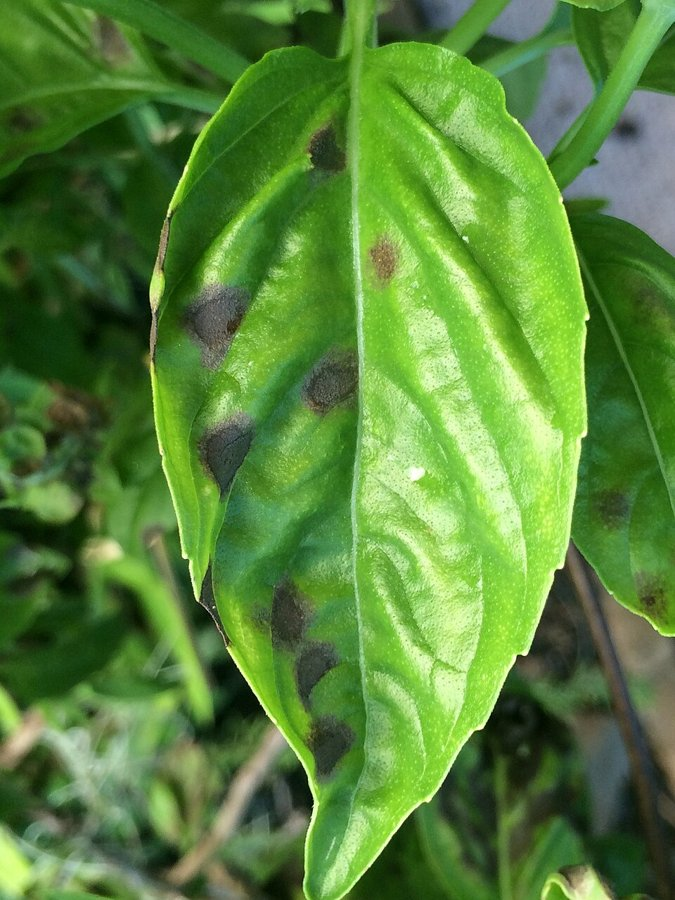
#> input picture sample_images/basil-leaf-spot.jpg, 675 x 900 px
$ python -i segment.py   (imports and definitions only)
#> lines starting #> are read from the running program, lines starting #| are printed output that depends on the picture; after the words box and inside, x2 and y2 are one past the last pixel; in counts of white or black regions, pixels touching at a corner belong together
#> further down, picture is the input picture: shape (900, 675, 3); mean B, G, R 58, 131.5, 87.4
"""Separate the main leaf region from the background."""

from __future__ import annotations

from dataclasses import dataclass

import cv2
import numpy as np

from src.config import (
    GREEN_HUE_HIGH,
    GREEN_HUE_LOW,
    GREEN_SAT_MIN,
    GREEN_VAL_MIN,
    MIN_CONTOUR_AREA,
    MIN_LEAF_AREA_RATIO,
    YELLOW_HUE_HIGH,
    YELLOW_HUE_LOW,
    YELLOW_SAT_MIN,
    YELLOW_VAL_MIN,
)


@dataclass
class LeafMask:
    mask: np.ndarray
    found: bool
    multiple_regions: bool
    area_ratio: float


def _excess_green(image: np.ndarray) -> np.ndarray:
    blue, green, red = cv2.split(image.astype(np.int16))
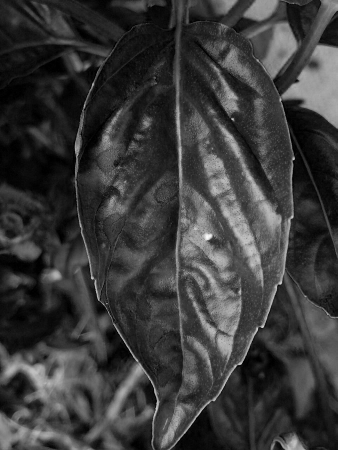
#> blue: shape (900, 675) int16 (shown at 1/2 size); min 0, max 252, mean 58
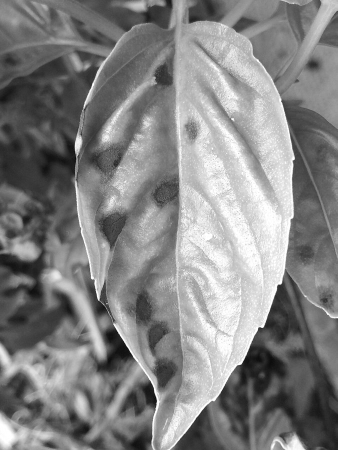
#> green: shape (900, 675) int16 (shown at 1/2 size); min 4, max 255, mean 131.5
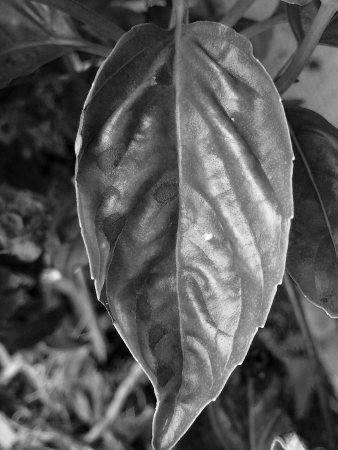
#> red: shape (900, 675) int16 (shown at 1/2 size); min 0, max 255, mean 87.4
    excess = 2 * green - red - blue
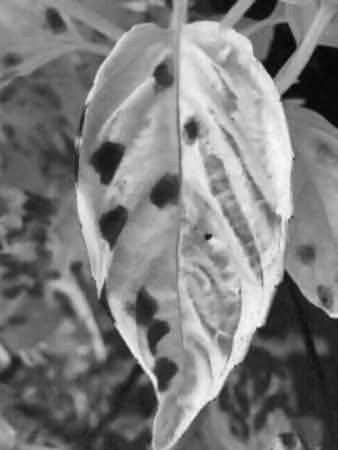
#> excess: shape (900, 675) int16 (shown at 1/2 size); min -21, max 262, mean 117.5; drawn with min black and max white
    excess = np.clip(excess, 0, None)
    if int(excess.max()) == 0:
        return np.zeros(image.shape[:2], dtype=np.uint8)
    scaled = cv2.normalize(excess, None, 0, 255, cv2.NORM_MINMAX).astype(np.uint8)
    _, mask = cv2.threshold(scaled, 0, 255, cv2.THRESH_BINARY + cv2.THRESH_OTSU)
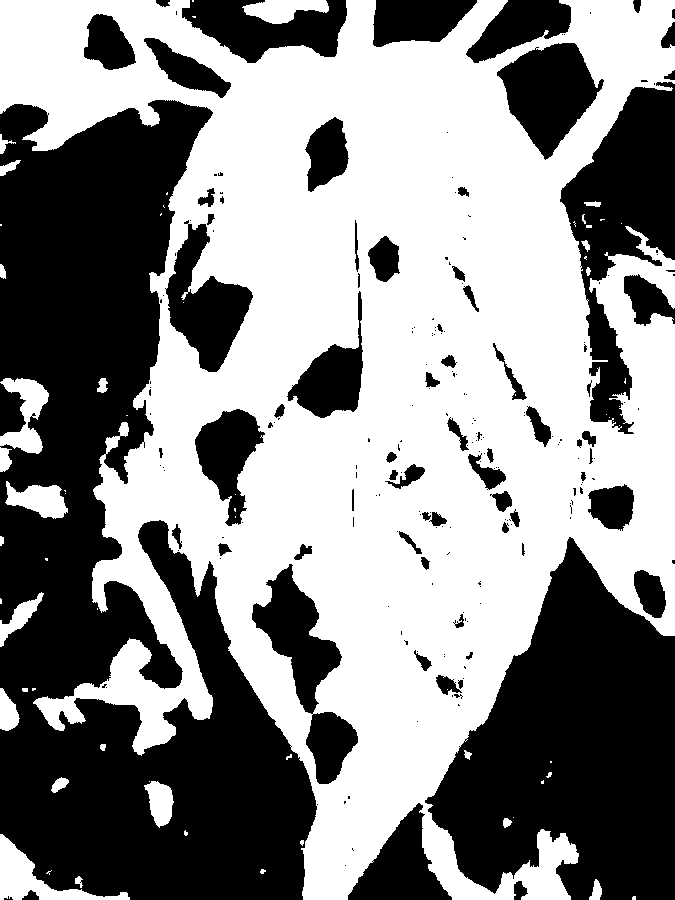
#> mask: shape (900, 675); 54.2% white; 218 black regions (146 under 20 px), largest, box (x1, y1, x2, y2) and area: (0, 100, 317, 900) 137557, (425, 537, 675, 900) 56298, (560, 82, 675, 434) 18289
    return mask


def _vegetation_mask(image: np.ndarray) -> np.ndarray:
    hsv = cv2.cvtColor(image, cv2.COLOR_BGR2HSV)
#> hsv: shape (900, 675, 3); mean H, S, V 50.4, 149.2, 132
    green = cv2.inRange(
        hsv,
        (GREEN_HUE_LOW, GREEN_SAT_MIN, GREEN_VAL_MIN),
        (GREEN_HUE_HIGH, 255, 255),
    )
#> green: shape (900, 675); 93.2% white; 239 black regions (175 under 20 px), largest, box (x1, y1, x2, y2) and area: (565, 91, 675, 255) 9552, (565, 545, 651, 790) 5118, (526, 48, 592, 154) 3649
    yellow = cv2.inRange(
        hsv,
        (YELLOW_HUE_LOW, YELLOW_SAT_MIN, YELLOW_VAL_MIN),
        (YELLOW_HUE_HIGH, 255, 255),
    )
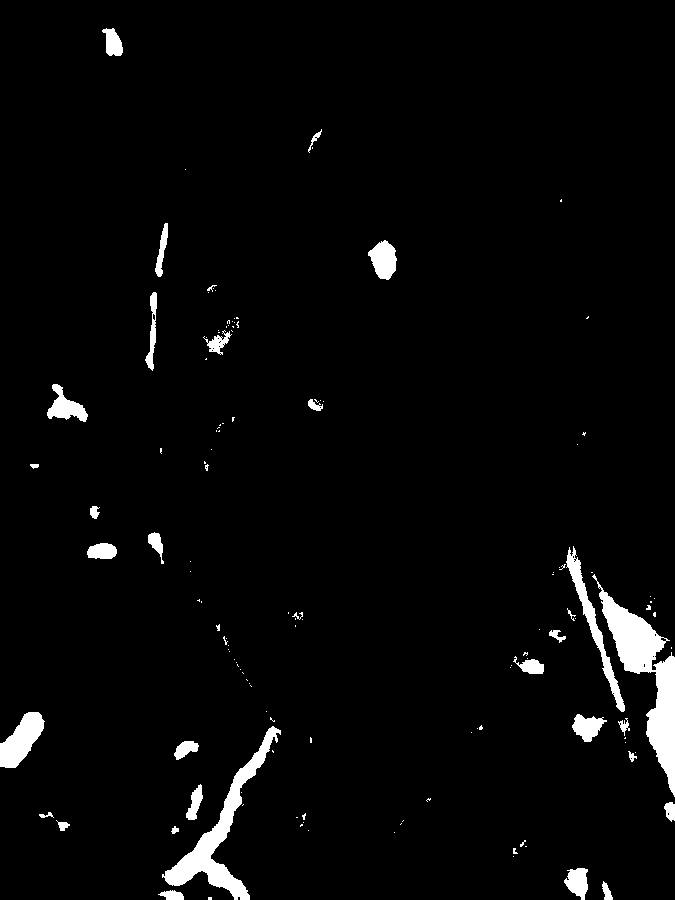
#> yellow: shape (900, 675); 3.1% white; 134 white regions (101 under 20 px), largest, box (x1, y1, x2, y2) and area: (592, 574, 675, 797) 5217, (162, 726, 281, 900) 3732, (566, 546, 625, 712) 1449
    return cv2.bitwise_or(green, yellow)
#> returned value: shape (900, 675); 94.3% white; 236 black regions (181 under 20 px), largest, box (x1, y1, x2, y2) and area: (565, 91, 675, 255) 9552, (526, 48, 592, 154) 3649, (485, 698, 568, 785) 2614


def segment_leaf(image: np.ndarray) -> LeafMask:
    """Keep the largest vegetation region and fill holes inside its outline."""
    combined = cv2.bitwise_or(_excess_green(image), _vegetation_mask(image))
    kernel = cv2.getStructuringElement(cv2.MORPH_ELLIPSE, (7, 7))
    combined = cv2.morphologyEx(combined, cv2.MORPH_CLOSE, kernel, iterations=2)
#> combined: shape (900, 675); 96.1% white; 20 black regions, largest, box (x1, y1, x2, y2) and area: (570, 92, 675, 255) 9390, (532, 48, 592, 150) 3477, (492, 0, 553, 40) 1616
    combined = cv2.morphologyEx(combined, cv2.MORPH_OPEN, kernel, iterations=1)
#> combined: shape (900, 675); 96.1% white; 18 black regions

    contours, _ = cv2.findContours(combined, cv2.RETR_EXTERNAL, cv2.CHAIN_APPROX_SIMPLE)
#> contours = 1 contour; box (x1, y1, x2, y2) and area: (0, 0, 675, 900) 591970
    large = [contour for contour in contours if cv2.contourArea(contour) >= MIN_CONTOUR_AREA]
#> large has the same summary as contours
    empty = np.zeros(image.shape[:2], dtype=np.uint8)
    if not large:
        return LeafMask(empty, False, False, 0.0)

    chosen = max(large, key=cv2.contourArea)
#> chosen = contour of 394 points, box (x1, y1, x2, y2) (0, 0, 675, 900), area 591970
    mask = np.zeros(image.shape[:2], dtype=np.uint8)
    cv2.drawContours(mask, [chosen], -1, 255, thickness=cv2.FILLED)
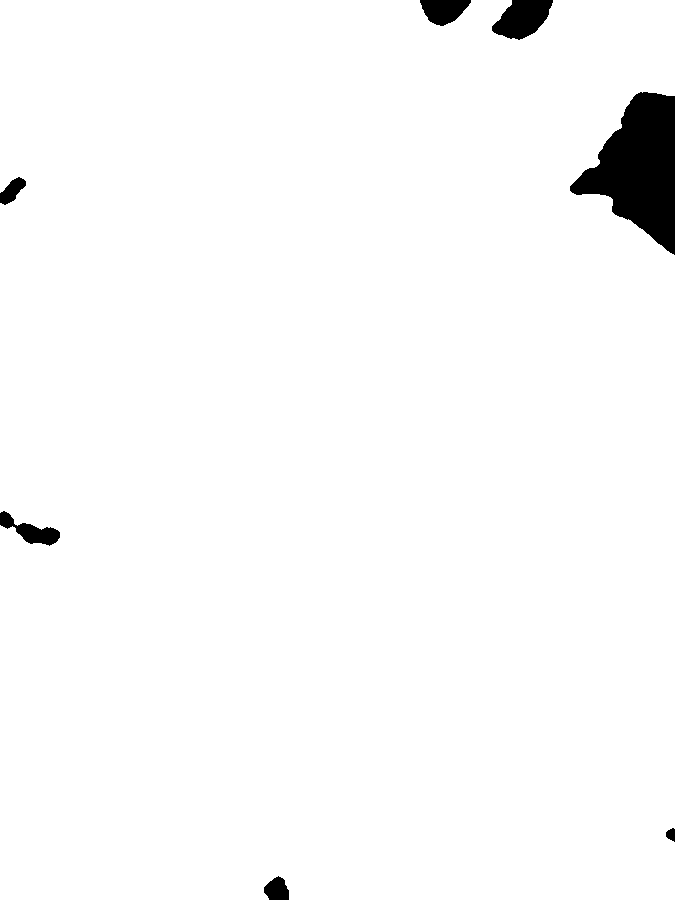
#> mask: shape (900, 675); 97.7% white; 7 black regions, largest, box (x1, y1, x2, y2) and area: (570, 92, 675, 255) 9451, (492, 0, 553, 40) 1619, (420, 0, 471, 26) 914
    area_ratio = float(np.count_nonzero(mask)) / float(mask.size)
#> area_ratio = 0.977
    if area_ratio < MIN_LEAF_AREA_RATIO:
        return LeafMask(empty, False, len(large) > 1, area_ratio)
    return LeafMask(mask, True, len(large) > 1, area_ratio)

>>> import cv2
>>> picture = cv2.imread('../sample_images/basil-leaf-spot.jpg')
>>> result = segment_leaf(picture)

$ run again, on sample_images/pepper-bacterial-leaf-spot.jpg
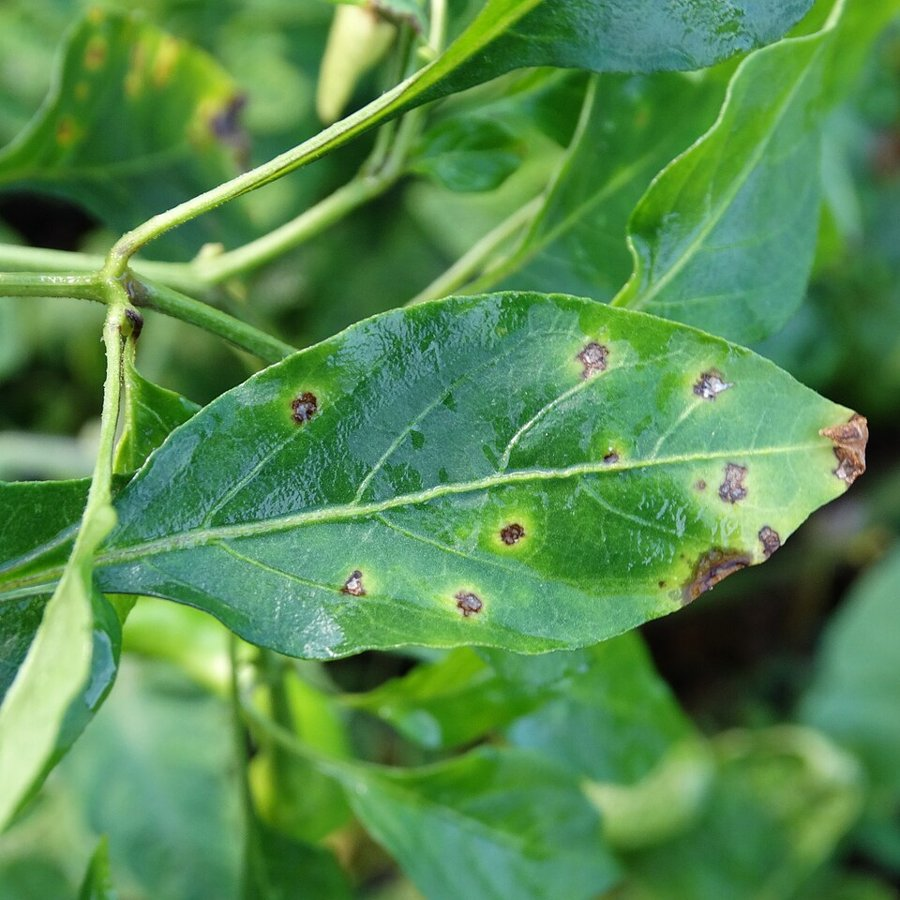
#> input picture sample_images/pepper-bacterial-leaf-spot.jpg, 900 x 900 px
#> picture is the input picture: shape (900, 900, 3); mean B, G, R 79.7, 139.7, 86.4
#> in _excess_green, `_, mask = cv2.threshold(scaled, 0, 255, cv2.THRESH_BINARY + cv2.THRESH..`:
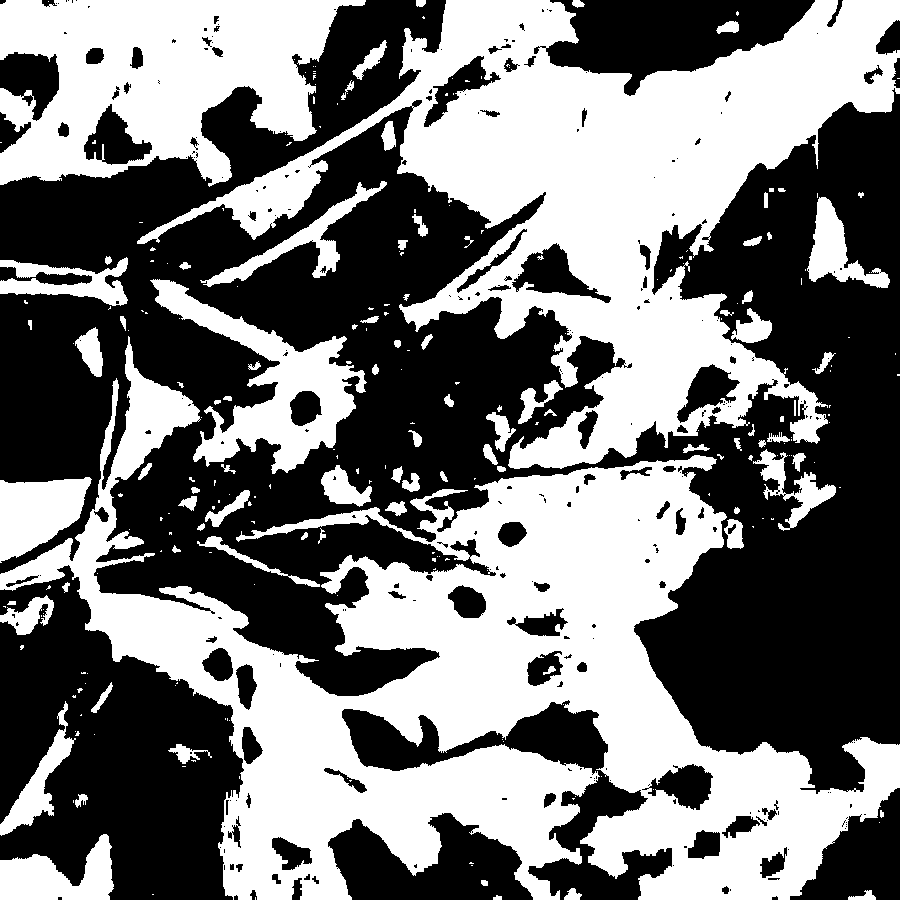
#> mask: shape (900, 900); 46.7% white; 256 white regions (166 under 20 px), largest, box (x1, y1, x2, y2) and area: (0, 336, 900, 900) 167250, (137, 0, 900, 469) 118629, (0, 0, 366, 187) 43022
#> hsv: shape (900, 900, 3); mean H, S, V 58.1, 132.5, 140
#> yellow: shape (900, 900); 1.6% white; 93 white regions (55 under 20 px), largest, box (x1, y1, x2, y2) and area: (321, 0, 393, 118) 3487, (683, 538, 767, 604) 1225, (199, 86, 243, 143) 1139
#> contours = 1 contour; box (x1, y1, x2, y2) and area: (0, 0, 900, 900) 800386
#> large has the same summary as contours
#> chosen = contour of 275 points, box (x1, y1, x2, y2) (0, 0, 900, 900), area 800386
#> in segment_leaf, `cv2.drawContours(mask, [chosen], -1, 255, thickness=cv2.FILLED)`:
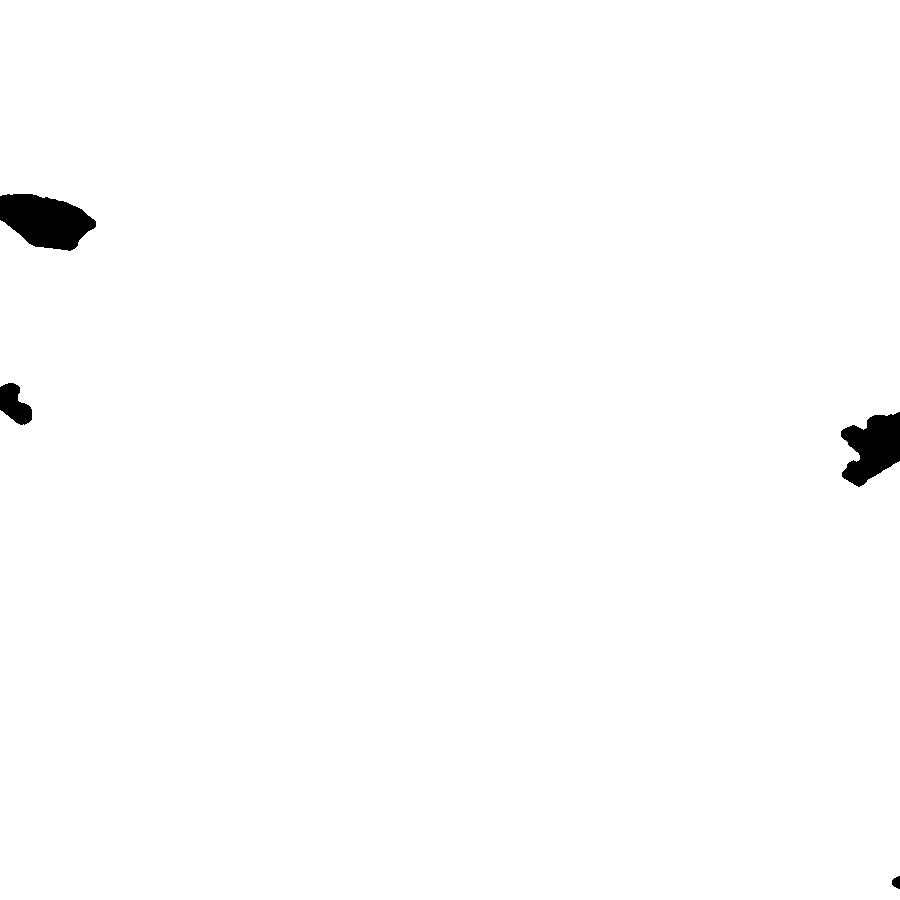
#> mask: shape (900, 900); 99.1% white; 4 black regions, box (x1, y1, x2, y2) and area: (0, 194, 96, 251) 3773, (841, 412, 900, 487) 2907, (0, 383, 32, 425) 868, (892, 876, 900, 889) 78
#> area_ratio = 0.991
